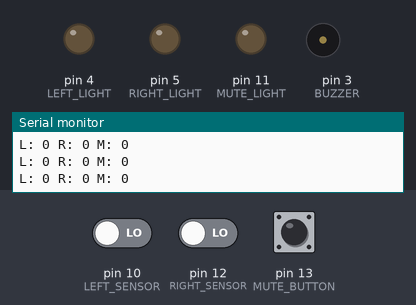
Bench run of a sketch on a simulated Arduino Uno, built with avr-gcc and run on an emulated ATmega328P. Shown: output pins drawn as LEDs (lit = HIGH), buzzer (waves = sounding, pin HIGH), the last lines printed to the serial monitor. The inputs (shaded band) are chosen by the test bench; at power-on: pin 10 (LEFT_SENSOR) LOW, pin 12 (RIGHT_SENSOR) LOW, pin 13 (MUTE_BUTTON) LOW.

Above: at 2.2 s.
2.3 s: pin 10 (LEFT_SENSOR) driven HIGH
At 2.9 s:
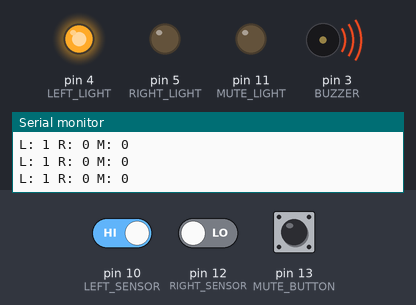
3.8 s: pin 12 (RIGHT_SENSOR) driven HIGH
At 5.0 s:
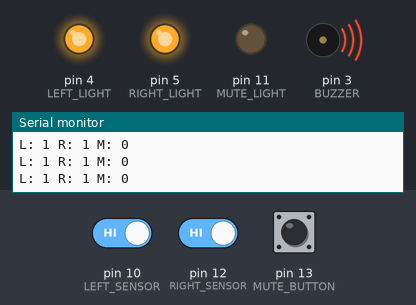
5.3 s: pin 13 (MUTE_BUTTON) pulled HIGH for 0.15 s
At 5.4 s:
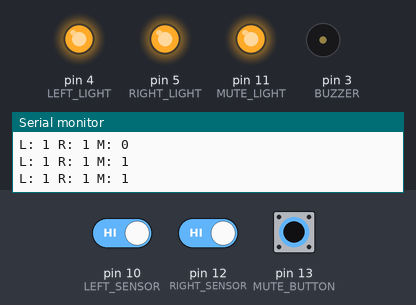
6.9 s: pin 10 (LEFT_SENSOR) driven LOW
At 7.3 s:
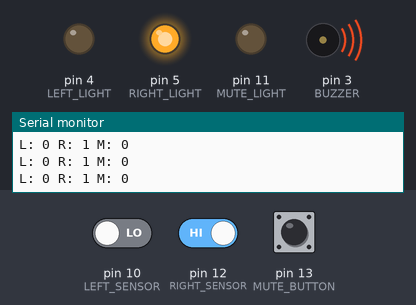
8.4 s: pin 13 (MUTE_BUTTON) pulled HIGH for 1 s
At 9.2 s:
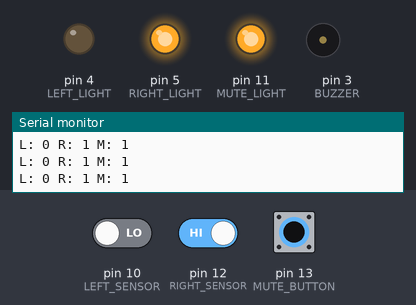
10.9 s: pin 13 (MUTE_BUTTON) pulled HIGH for 3.2 s
At 15.4 s:
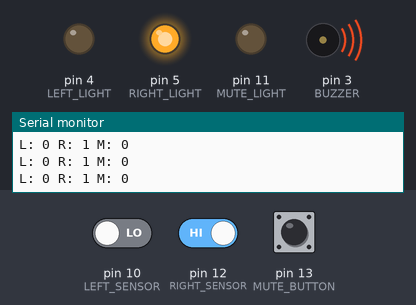
Timing chart, 0 to 16.9 s (numbered marks = the images above; inputs shaded):
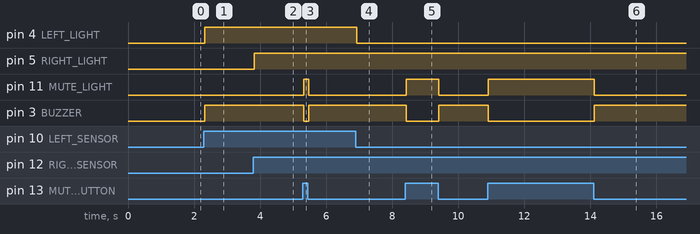

Measured:
- after the input at 2.3 s, pin 4 (LEFT_LIGHT), pin 3 (BUZZER): LOW → HIGH at once
- after the input at 3.8 s, pin 5 (RIGHT_LIGHT): LOW → HIGH at once
- after the input at 5.3 s, pin 11 (MUTE_LIGHT): LOW → HIGH at once, → LOW 0.15 s later; pin 3 (BUZZER): HIGH → LOW at once, → HIGH 0.15 s later
- after the input at 6.9 s, pin 4 (LEFT_LIGHT): HIGH → LOW at once
- after the input at 8.4 s, pin 11 (MUTE_LIGHT): LOW → HIGH at once, → LOW 1.0 s later; pin 3 (BUZZER): HIGH → LOW at once, → HIGH 1.0 s later
- after the input at 10.9 s, pin 11 (MUTE_LIGHT): LOW → HIGH at once, → LOW 3.2 s later; pin 3 (BUZZER): HIGH → LOW at once, → HIGH 3.2 s later

The sketch:

white_planter_hopper_sensor.ino
```cpp
#define LEFT_LIGHT 4
#define RIGHT_LIGHT 5
#define BUZZER 3
#define LEFT_SENSOR 10
#define RIGHT_SENSOR 12
#define MUTE_BUTTON 13
#define MUTE_LIGHT 11

byte left_status = 0;
byte right_status = 0;
byte mute_status = 0;

void setup() {
 Serial.begin(9600);

 pinMode(LEFT_LIGHT, OUTPUT);
 pinMode(RIGHT_LIGHT, OUTPUT);
 pinMode(BUZZER, OUTPUT);
 pinMode(MUTE_LIGHT, OUTPUT);

 pinMode(MUTE_BUTTON, INPUT);
 pinMode(LEFT_SENSOR, INPUT);
 pinMode(RIGHT_SENSOR, INPUT);

 delay(1000);
}

void loop() {
  // Sensors return high when empty
  //  status = high = empty = light on and buzzer on
  left_status = digitalRead(LEFT_SENSOR);
  right_status = digitalRead(RIGHT_SENSOR);
  mute_status = digitalRead(MUTE_BUTTON);

  Serial.print("L: ");
  Serial.print(left_status);
  Serial.print(" R: ");
  Serial.print(right_status);
  Serial.print(" M: ");
  Serial.println(mute_status);

  digitalWrite(MUTE_LIGHT, mute_status);
  digitalWrite(LEFT_LIGHT, left_status);
  digitalWrite(RIGHT_LIGHT, right_status);
  digitalWrite(BUZZER, ((left_status || right_status) && !mute_status));

}
```
